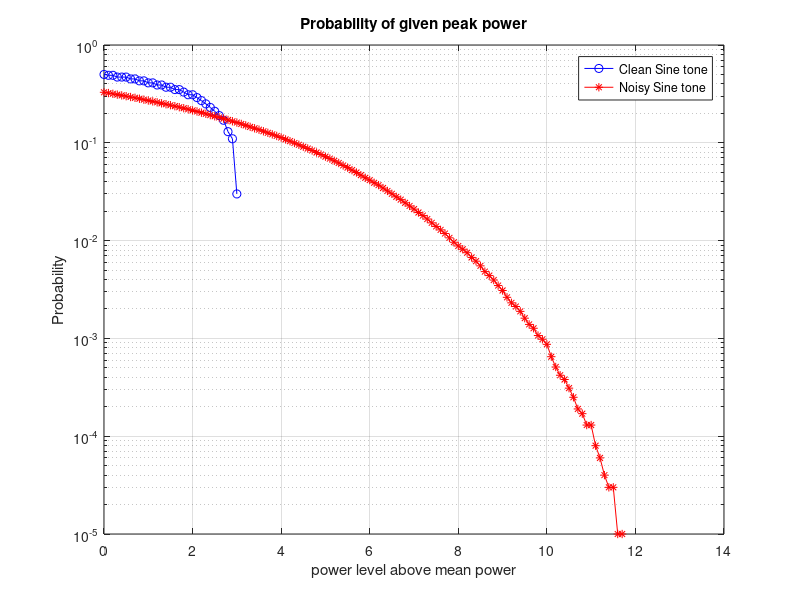

Here is the MATLAB script that generated this plot:
%%==================================================================================
% Synopsis     : Analysing Probabilistic characteristics of PAPR of a random signal
% Last updated : 2019-02-18
%%==================================================================================
clc;clear;close all

f           = 45e3; % frequency of Sinetone
fs          = 1e6; % sampling rate
n_samples   = 1e5;  % no of samples
papr_window = 0:0.1:14;
snrValue    = 1;

%% Implementation
sinetoneClean      = sin(2*pi*f/fs*(0:n_samples-1));
sinewithNoise      = awgn(sinetoneClean,snrValue);

pow_cleanSine      = sinetoneClean.*conj(sinetoneClean)/mean(sinetoneClean.*conj(sinetoneClean)); % ratio of instanteneous power of a sample to average power of signal
pow_dB_cleanSine   = 10*log10(pow_cleanSine); % above in decibel
pow_noisySine      = sinewithNoise.*conj(sinewithNoise)/mean(sinewithNoise.*conj(sinewithNoise)); % ratio of instanteneous power of a sample to average power of signal
pow_dB_noisySine   = 10*log10(pow_noisySine); % above in decibel

samplesAbovePAPR_clean = [];
samplesAbovePAPR_noisy = [];

for ii = 1:length(papr_window)
    samplesAbovePAPR_clean(ii) = sum(pow_dB_cleanSine>papr_window(ii))/n_samples; % percentage of no of samples having power above papr_window(ii)
    samplesAbovePAPR_noisy(ii) = sum(pow_dB_noisySine>papr_window(ii))/n_samples; % same for noisy sine
end

%ploting result
semilogy(papr_window,samplesAbovePAPR_clean,'-bo');grid on;hold on
semilogy(papr_window,samplesAbovePAPR_noisy,'-r*');
title('Probability of given peak power');
ylabel('Probability');
xlabel('power level above mean power');
legend('Clean Sine tone','Noisy Sine tone');
